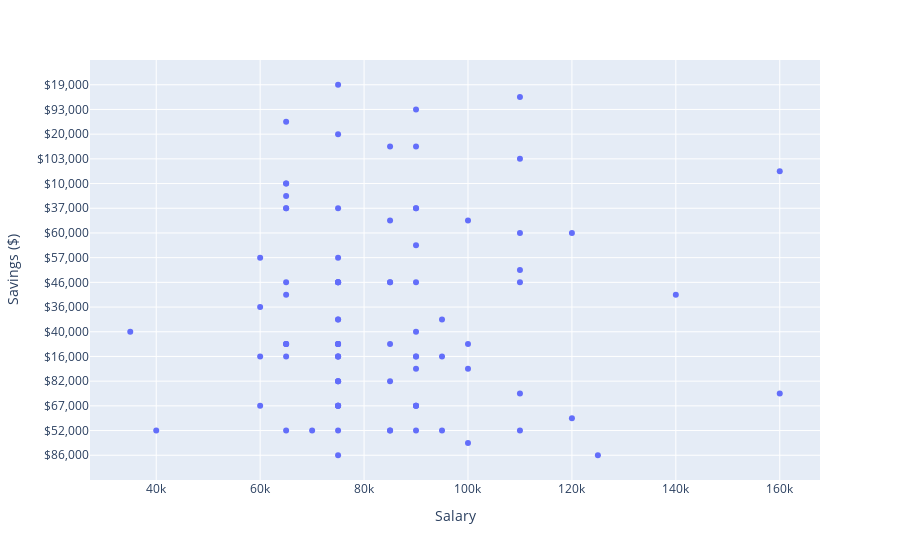

Notebook code for this chart:
### Markdown cell above
d) Generate a scatter plot comparing 'Salary' and 'Savings' columns.

### Code cell
#d) (1)
fig = px.scatter(alumni, x="Salary", y="Savings ($)")
fig.show()

### Figure 1 — Plotly figure (JSON) as saved in the notebook; plotly's stock layout.template omitted (floating-point values rounded to 4 significant figures)
{"data": [{"hovertemplate": "Salary=%{x}<br>Savings ($)=%{y}<extra></extra>", "legendgroup": "", "marker": {"color": "#636efa", "symbol": "circle"}, "mode": "markers", "name": "", "orientation": "h", "showlegend": false, "type": "scatter", "x": [125000, 100000, 70000, 120000, 95000, 60000, 160000, 85000, 75000, 90000, 95000, 40000, 110000, 85000, 75000, 90000, 95000, 60000, 140000, 85000, 75000, 90000, 35000, 75000, 110000, 75000, 90000, 85000, 75000, 110000, 60000, 120000, 85000, 75000, 90000, 65000, 75000, 110000, 75000, 90000, 65000, 75000, 60000, 160000, 85000, 75000, 90000, 65000, 75000, 110000, 75000, 90000, 65000, 75000, 65000, 75000, 100000, 75000, 90000, 65000, 85000, 90000, 65000, 75000, 110000, 75000, 90000, 65000, 75000, 65000, 75000, 100000, 75000, 90000, 65000, 85000, 90000, 65000, 75000, 110000, 75000, 90000, 65000, 75000, 65000, 75000, 100000, 75000], "xaxis": "x", "y": ["$86,000", "$116,000", "$52,000", "$76,000", "$52,000", "$67,000", "$120,000", "$82,000", "$86,000", "$30,000", "$16,000", "$52,000", "$120,000", "$32,000", "$67,000", "$40,000", "$6,000", "$36,000", "$72,000", "$46,000", "$32,000", "$67,000", "$40,000", "$82,000", "$146,000", "$57,000", "$64,000", "$52,000", "$46,000", "$52,000", "$57,000", "$60,000", "$12,000", "$16,000", "$37,000", "$26,000", "$52,000", "$46,000", "$32,000", "$67,000", "$10,000", "$6,000", "$16,000", "$62,000", "$46,000", "$32,000", "$67,000", "$10,000", "$82,000", "$103,000", "$37,000", "$24,000", "$52,000", "$46,000", "$32,000", "$20,000", "$12,000", "$16,000", "$37,000", "$16,000", "$52,000", "$46,000", "$32,000", "$67,000", "$60,000", "$6,000", "$16,000", "$22,000", "$46,000", "$32,000", "$67,000", "$30,000", "$82,000", "$93,000", "$37,000", "$24,000", "$52,000", "$46,000", "$32,000", "$50,000", "$19,000", "$16,000", "$37,000", "$16,000", "$72,000", "$46,000", "$32,000", "$67,000"], "yaxis": "y"}], "layout": {"legend": {"tracegroupgap": 0}, "margin": {"t": 60}, "xaxis": {"anchor": "y", "domain": [0, 1], "title": {"text": "Salary"}}, "yaxis": {"anchor": "x", "domain": [0, 1], "title": {"text": "Savings ($)"}}}}
